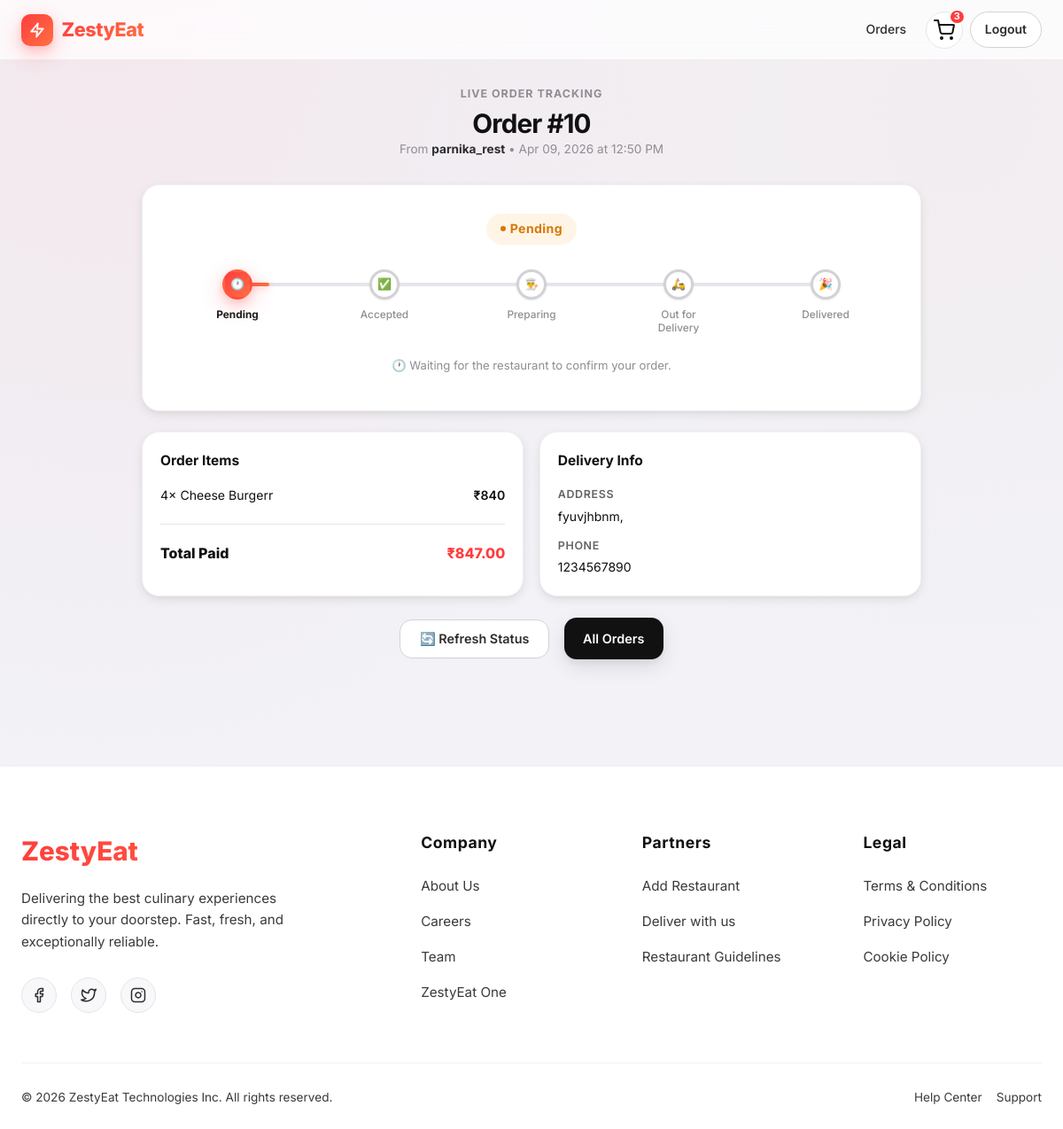
The app's page /order-tracking/10 (signed in) with its own data.
### models.py (models this page shows)
class Order(db.Model):
    id = db.Column(db.Integer, primary_key=True)
    user_id = db.Column(db.Integer, db.ForeignKey('user.id'), nullable=False)
    restaurant_id = db.Column(db.Integer, db.ForeignKey('user.id'), nullable=False)
    delivery_partner_id = db.Column(db.Integer, db.ForeignKey('user.id'), nullable=True)
    status = db.Column(db.String(50), nullable=False, default='Pending')
    total_amount = db.Column(db.Float, nullable=False)
    delivery_fee = db.Column(db.Float, nullable=False, default=5.0)
    platform_fee = db.Column(db.Float, nullable=False, default=2.0)
    delivery_address = db.Column(db.Text, nullable=False)
    contact_phone = db.Column(db.String(20), nullable=False)
    restaurant_instructions = db.Column(db.Text, nullable=True)
    delivery_instructions = db.Column(db.Text, nullable=True)
    created_at = db.Column(db.DateTime, nullable=False, default=datetime.utcnow)
    items = db.relationship('OrderItem', backref='order', lazy=True)

class User(db.Model, UserMixin):
    id = db.Column(db.Integer, primary_key=True)
    username = db.Column(db.String(150), nullable=False)
    email = db.Column(db.String(150), unique=True, nullable=False)
    password = db.Column(db.String(60), nullable=False)
    role = db.Column(db.String(20), nullable=False, default='user') # 'user', 'restaurant', 'delivery'
    phone = db.Column(db.String(20), nullable=True)
    address = db.Column(db.Text, nullable=True)
    menus = db.relationship('MenuItem', backref='restaurant', lazy=True, foreign_keys='MenuItem.restaurant_id')
    orders = db.relationship('Order', backref='customer', lazy=True, foreign_keys='Order.user_id')
    restaurant_orders = db.relationship('Order', backref='restaurant', lazy=True, foreign_keys='Order.restaurant_id')
    delivery_assignments = db.relationship('Order', backref='delivery_partner', lazy=True, foreign_keys='Order.delivery_partner_id')
    cart_items = db.relationship('CartItem', backref='user', lazy=True)

class OrderItem(db.Model):
    id = db.Column(db.Integer, primary_key=True)
    order_id = db.Column(db.Integer, db.ForeignKey('order.id'), nullable=False)
    menu_item_id = db.Column(db.Integer, db.ForeignKey('menu_item.id'), nullable=False)
    quantity = db.Column(db.Integer, nullable=False)
    price_at_time = db.Column(db.Float, nullable=False)
    menu_item = db.relationship('MenuItem')

class MenuItem(db.Model):
    id = db.Column(db.Integer, primary_key=True)
    name = db.Column(db.String(100), nullable=False)
    description = db.Column(db.Text, nullable=True)
    price = db.Column(db.Float, nullable=False)
    category = db.Column(db.String(50), nullable=False)
    image_url = db.Column(db.String(200), nullable=True, default='default_food.jpg')
    restaurant_id = db.Column(db.Integer, db.ForeignKey('user.id'), nullable=False)
    is_active = db.Column(db.Boolean, default=True)

### routes/user_routes.py (the view)
@user_bp.route('/order-tracking/<int:order_id>')
@login_required
def order_tracking(order_id):
    order = Order.query.get_or_404(order_id)
    if order.user_id != current_user.id:
        flash('Unauthorized', 'danger')
        return redirect(url_for('user.home'))
    return render_template('user/order_tracking.html', order=order)

### routes/user_routes.py (called while the page is built)
@user_bp.before_request
def check_role():
    if current_user.is_authenticated and current_user.role != 'user':
        flash('Redirecting to your portal.', 'info')
        return redirect(url_for(f'{current_user.role}.dashboard'))

### templates/user/order_tracking.html (shortened to what this page needs)
{% extends 'base_user.html' %}
{% block content %}
<div class="tracking-shell fade-up">
    <div style="text-align:center;margin-bottom:1.75rem;">
        <div style="font-size:.78rem;font-weight:700;text-transform:uppercase;letter-spacing:.08em;color:var(--ink-400);margin-bottom:.4rem;">Live Order Tracking</div>
        <h1 class="section-title">Order #{{ order.id }}</h1>
        <p class="meta">From <strong style="color:var(--ink-700);">{{ order.restaurant.username }}</strong> &bull;
            {{ order.created_at.strftime('%b %d, %Y at %I:%M %p') }}</p>
    </div>
    {% if order.status == 'Rejected' %}
    <div class="panel" style="padding:2.5rem;text-align:center;border:2px solid var(--color-danger-bg);">
        <div style="font-size:3.5rem;margin-bottom:.75rem;">❌</div>
        <h2 style="color:var(--color-danger-dark);font-size:1.5rem;margin:0 0 .6rem;">Order Rejected</h2>
        <p style="color:var(--ink-500);margin:0 auto;max-width:400px;line-height:1.65;">
            We're sorry, the restaurant was unable to accept your order at this time.
            The full amount of <strong>₹{{ '%.2f' % order.total_amount }}</strong> will be refunded.
        </p>
        <a href="{{ url_for('user.home') }}" class="btn btn-primary" style="margin-top:1.5rem;" id="orderAgainBtn">Order Again</a>
    </div>
    {% else %}
    {% set stages = ['Pending', 'Accepted', 'Preparing', 'Out for Delivery', 'Delivered'] %}
    {% set stage_icons = ['🕐', '✅', '👨‍🍳', '🛵', '🎉'] %}
    {% set stage_descs = ['Sent to restaurant', 'Restaurant accepted', 'Being prepared', 'On the way', 'Delivered!'] %}
    {% set current_idx = 0 %}
    {% if order.status == 'Pending' %}{% set current_idx = 0 %}
    {% elif order.status == 'Accepted' %}{% set current_idx = 1 %}
    {% elif order.status == 'Preparing' or order.status == 'Ready' %}{% set current_idx = 2 %}
    {% elif order.status == 'Out for Delivery' %}{% set current_idx = 3 %}
    {% elif order.status == 'Delivered' %}{% set current_idx = 4 %}
    {% endif %}
    {% set progress_pct = (current_idx / 4 * 84 + 6) | int %}
    <div class="panel timeline fade-up-1">
        <div style="text-align:center;margin-bottom:1.75rem;">
            <span class="status-pill {% if order.status == 'Delivered' %}status-success{% elif order.status in ['Pending'] %}status-pending{% else %}status-info{% endif %}"
                style="font-size:.88rem;padding:.4rem 1rem;">
                {{ order.status }}
            </span>
        </div>
        <div class="timeline-track" style="--progress:{{ progress_pct }}">
            {% for i in range(stages|length) %}
            <div class="step {% if i < current_idx %}done{% elif i == current_idx %}active{% endif %}">
                <div class="dot">
                    {% if i < current_idx %}✓{% else %}{{ stage_icons[i] }}{% endif %}
                </div>
                <span class="step-label">{{ stages[i] }}</span>
            </div>
            {% endfor %}
        </div>
        <p class="meta" style="text-align:center;margin-top:1.5rem;font-size:.82rem;">
            {% if order.status == 'Delivered' %}
            🎉 Your order has been delivered. Enjoy your meal!
            {% elif order.status == 'Out for Delivery' %}
            🛵 Your order is on its way! Get ready to receive it.
            {% elif order.status == 'Preparing' or order.status == 'Ready' %}
            👨‍🍳 Your food is being freshly prepared with care.
            {% elif order.status == 'Accepted' %}
            ✅ Restaurant has accepted your order and will start preparing soon.
            {% else %}
            🕐 Waiting for the restaurant to confirm your order.
            {% endif %}
        </p>
    </div>
    <div style="display:grid;grid-template-columns:1fr 1fr;gap:1.1rem;margin-top:1.1rem;" class="fade-up-2">
        <div class="panel" style="padding:1.25rem;">
            <h3 style="margin:0 0 1rem;font-size:.97rem;">Order Items</h3>
            {% for item in order.items %}
            <div class="flex-between" style="margin-bottom:.6rem;font-size:.88rem;">
                <span>{{ item.quantity }}× {{ item.menu_item.name }}</span>
                <span style="font-weight:600;">₹{{ '%.0f' % (item.price_at_time * item.quantity) }}</span>
            </div>
            {% endfor %}
            <div class="divider"></div>
            <div class="flex-between" style="font-weight:800;font-size:1rem;">
                <span>Total Paid</span>
                <span style="color:var(--brand-red);">₹{{ '%.2f' % order.total_amount }}</span>
            </div>
        </div>
        <div class="panel" style="padding:1.25rem;">
            <h3 style="margin:0 0 1rem;font-size:.97rem;">Delivery Info</h3>
            <div style="font-size:.875rem;display:flex;flex-direction:column;gap:.75rem;">
                <div>
                    <div style="font-weight:600;color:var(--ink-500);font-size:.78rem;text-transform:uppercase;letter-spacing:.05em;margin-bottom:.2rem;">Address</div>
                    <div>{{ order.delivery_address }}</div>
                </div>
                <div>
                    <div style="font-weight:600;color:var(--ink-500);font-size:.78rem;text-transform:uppercase;letter-spacing:.05em;margin-bottom:.2rem;">Phone</div>
                    <div>{{ order.contact_phone }}</div>
                </div>
            </div>
        </div>
    </div>
    <div style="text-align:center;margin-top:1.5rem;" class="fade-up-3">
        <button onclick="window.location.reload()" class="btn btn-outline" id="refreshStatusBtn">
            🔄 Refresh Status
        </button>
        <a href="{{ url_for('user.order_history') }}" class="btn btn-secondary" style="margin-left:.75rem;" id="viewAllOrdersBtn">All Orders</a>
    </div>
    {% endif %}
</div>
{% endblock %}

### records on screen
Order: id "10", created_at "Apr 09, 2026 at 12:50 PM", status "Pending", total_amount "847.00", delivery_address "fyuvjhbnm,", contact_phone "1234567890"
User: restaurant.username "parnika_rest"
OrderItem: quantity "4", menu_item.name "Cheese Burgerr", item.price_at_time*item.quantity "840"

### other values on screen
{{ current_user.cart_items|length if current_user.cart_items else 0 }} "3"
{{ stage_icons[i] }} "🕐" "✅" "👨‍🍳" "🛵" "🎉"
{{ stages[i] }} "Pending" "Accepted" "Preparing" "Out for Delivery" "Delivered"
